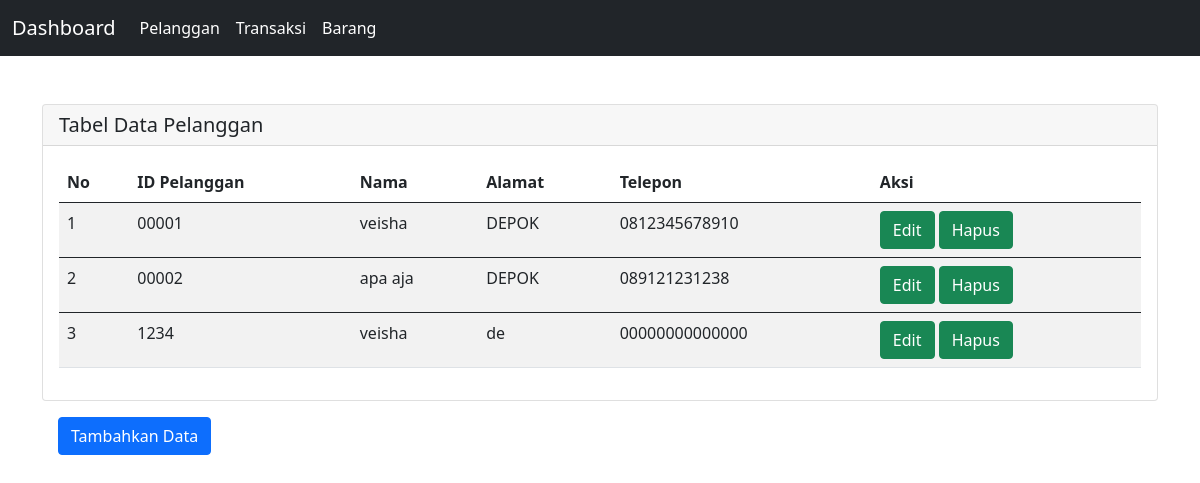
The app's page /pelanggan/data_pelanggan.php with its own data.
### tables this page shows
CREATE TABLE `pelanggan` (
  `id_pelanggan` varchar(15) NOT NULL,
  `nama` varchar(20) NOT NULL,
  `alamat` varchar(100) NOT NULL,
  `telp` varchar(15) NOT NULL
);

### pelanggan/data_pelanggan.php (the view, shortened to what this page needs)
<!doctype html>
<html lang="en">
  <head>
    <link href="https://cdn.jsdelivr.net/npm/bootstrap@5.0.2/dist/css/bootstrap.min.css" rel="stylesheet">
  </head>
  <body>
		   <nav class="navbar navbar-expand-lg navbar-dark bg-dark">
		  		<div class="container-fluid">
				    <a class="navbar-brand" href="../menu/data.php">Dashboard</a>
		    	<div class="collapse navbar-collapse" id="navbarNav">
				      <ul class="navbar-nav">
				        <li class="nav-item">
				          <a class="nav-link active" aria-current="page" href="#">Pelanggan</a>
				        </li>
				        <li class="nav-item">
			            <a class="nav-link active" aria-current="page" href="../transaksi/data_transaksi.php">Transaksi</a>
			          </li>
			          <li class="nav-item">
			            <a class="nav-link active" aria-current="page" href="../barang/data_barang.php">Barang</a>
			          </li>
				      </ul>
		   		 </div>
		 		 </div>
			</nav>
			<div class="container">
			<div class="card mt-5">
			  <h5 class="card-header">Tabel Data Pelanggan</h5>
			  <div class="card-body">
							    <table class="table table-striped table-hover ">
							  <thead>
							    <tr>
							    	<th scope="col">No </th>
							      <th scope="col">ID Pelanggan</th>
							      <th scope="col">Nama </th>
							      <th scope="col">Alamat</th>
							      <th scope="col">Telepon</th>
							      <th scope="col">Aksi</th>
							    </tr>
							  </thead>
							  <?php
					       require_once('../koneksi/config.php');
					        $no = 1;
					        $query = mysqli_query($conn, 'SELECT * FROM pelanggan');
					        while ($data = mysqli_fetch_array($query)) {
					        	?>
								  <tbody>
								     <tr>
			                <td><?php echo $no++ ?></td>
			                <td><?php echo $data['id_pelanggan'] ?></td>
			                <td><?php echo $data['nama'] ?></td>
			                <td><?php echo $data['alamat'] ?></td>
			                <td><?php echo $data['telp'] ?></td>
								      <td>
									 <a href="edit_pelanggan.php?id_pelanggan=<?=$data['id_pelanggan']?>" type="button" class="btn btn-success btn-md">Edit</a>
									 <a href="hapus.php?id_pelanggan=<?=$data['id_pelanggan']?>" type="button" class="btn btn-success btn-md">Hapus</a>
								      </td>
								    </tr>
								  </tbody>
											<?php } ?>
									</table>
							            </div>
							        </div>
							            <a class="btn btn-primary m-3" data-bs-toggle="modal" href="#exampleModalToggle" role="button">Tambahkan Data</a>
			  </div>
  </body>
  </html>

### records on screen
pelanggan: id_pelanggan "00001", nama "veisha", alamat "DEPOK", telp "0812345678910"
pelanggan: id_pelanggan "00002", nama "apa aja", alamat "DEPOK", telp "089121231238"
pelanggan: id_pelanggan "1234", nama "veisha", alamat "de", telp "00000000000000"
